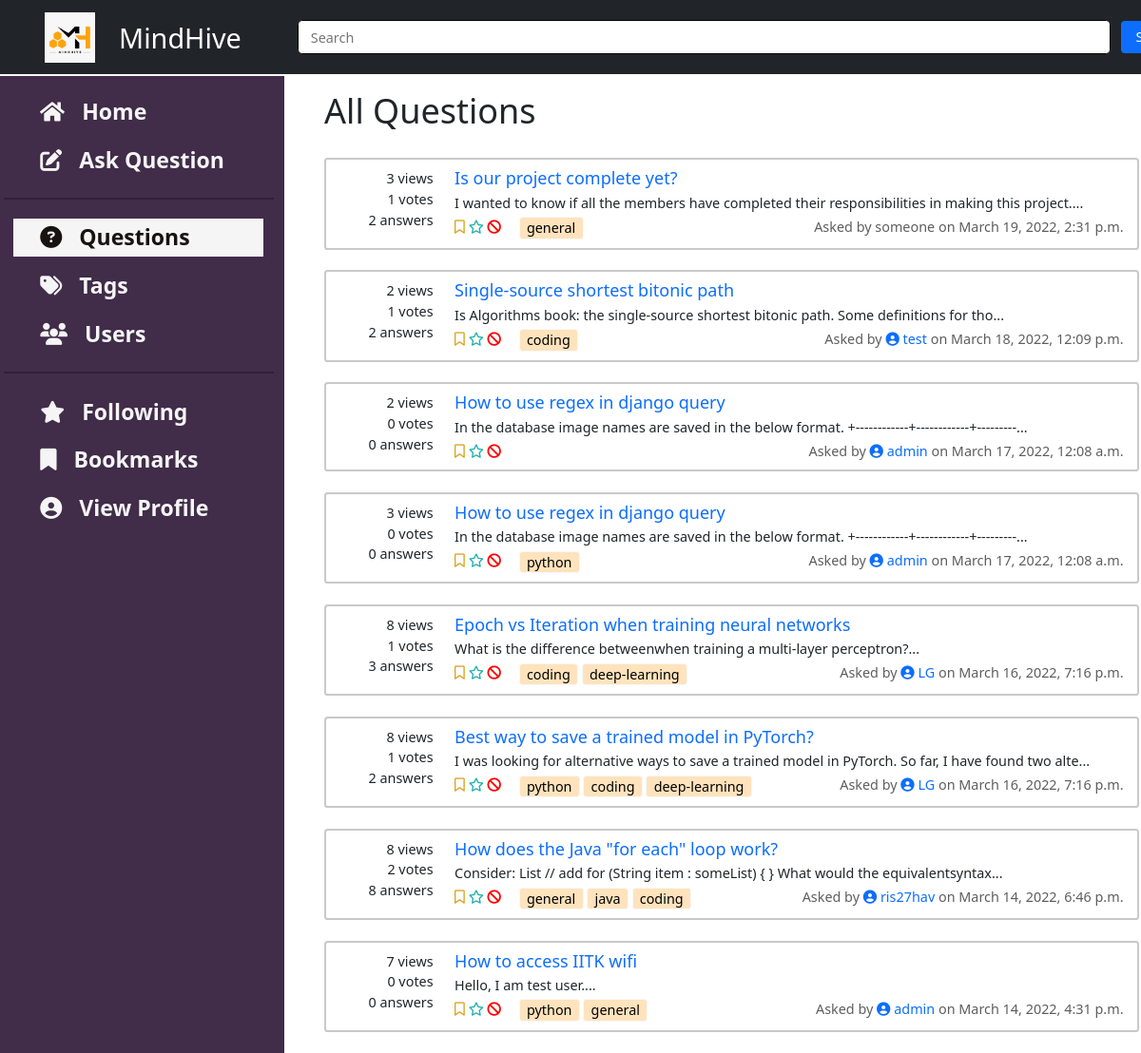
Page /home/questions on the committed database.
### questions/models.py (models this page shows, shortened)
class Question(Content):
    title = models.CharField(max_length=100)
    tags = models.ManyToManyField(to='tags.Tag', blank=True)
    viewedBy = models.ManyToManyField(to='users.User', related_name='viewedBy', blank=True)
    def get_votes(self):
        return self.likedBy.count() - self.dislikedBy.count()
    def get_summary_text(self):
        text = re.sub(r'<.*?>|&+.*;+', '', self.text)
        return text[:100] + '...'
    class Meta:
        ordering = ['-pub_date']

### home/models.py (models this page shows, shortened)
class Content(models.Model):
    text = RichTextField()
    author = models.ForeignKey(to='users.User', on_delete=models.SET_NULL, related_name='author', null=True)
    anonymous = models.BooleanField(default=False)
    pub_date = models.DateTimeField('date published', default=datetime.now())
    likedBy = models.ManyToManyField(to='users.User', related_name='likedBy', blank=True)
    dislikedBy = models.ManyToManyField(to='users.User', related_name='dislikedBy', blank=True)
    def get_author_name(self):
        if self.anonymous:
            return 'Anonymous User'
        else:
            return self.author.name
    def get_author_id(self):
        if self.anonymous:
            return 'Anonymous User'
        else:
            return self.author_id

### tags/models.py (models this page shows, shortened)
class Tag(models.Model):
    name = models.CharField(max_length=50)

### users/models.py (models this page shows, shortened)
class User(AbstractUser):
    username = models.CharField(max_length=20,blank=False)
    email = models.EmailField(
        verbose_name='email address',
        max_length=255,
        unique=True,
        blank=False,
    )
    name = models.CharField(max_length=20, blank=True, null=True)
    roll_no=models.CharField(max_length=8, blank=True, null=True)
    profile_image = models.ImageField(upload_to='profile_image', default='default.jpg')
    blocked = models.BooleanField(default=False)
    followingQuestions = models.ManyToManyField(to='questions.Question', related_name='users_following', blank=True)
    bookmarkQuestions = models.ManyToManyField(to='questions.Question', related_name='users_bookmarked', blank=True)
    favouriteTags = models.ManyToManyField(to='tags.Tag', blank=True)
    objects = UserInfoManager()
    USERNAME_FIELD = 'email'
    REQUIRED_FIELDS = ['username' ]

### home/views.py (the view)
# urls.py: path('questions', views.allQuestionsView, name='view_questions'),
def allQuestionsView(request):
    questions = Question.objects.all()
    return render(request, 'home/questions.html', {'questions' : questions})

### home/templates/home/questions.html (shortened to what this page needs)
{% extends 'questions_list.html' %}
{% block heading %}
All Questions
{% endblock %}

### templates/questions_list.html (shortened to what this page needs)
{% extends 'base.html' %}
{% block insert_content %}
<h1 class="container">
    {% block heading %}{% endblock %}
</h1>
<br>
<div class="container">
    {% if questions %}
    {%for question in questions%}
    <div class="card d-flex flex-row ">
        <div class="d-flex flex-column align-middle ques-stats">
            <span>{{question.viewedBy.count}} views</span>
            <span>{{question.get_votes}} votes</span>
            <span>{{question.answer_set.count}} answers</span>
        </div>
        <div class="d-flex flex-column">
            <a href="{% url 'questions:view_question' question_id=question.id %}" style="text-decoration: none;">
                <h5 style="margin-bottom: 4px;">{{question.title}}</h5>
            </a>
            <div style="margin-bottom: 4px;">{{question.get_summary_text}}</div>
            <div class="d-flex flex-row">
                <span>
                    <form class="follow-bookmark-form icon-only-buttons" style="display:inline">
                        <button type="submit" class="bookmark" name="action" , value="bookmark">
                            {% if user in question.users_bookmarked.all %}
                            <i class="fa-solid fa-bookmark"></i>
                            {% else %}
                            <i class="fa-regular fa-bookmark"></i>
                            {% endif %}
                        </button>
                        <button type="submit" class="follow" name="action" , value="follow">
                            {% if user in question.users_following.all %}
                            <i class="fa-solid fa-star"></i>
                            {% else %}
                            <i class="fa-regular fa-star"></i>
                            {% endif %}
                        </button>
                    </form>
                    <form class="icon-only-buttons" action="{% url 'questions:report' question.id %}" method="GET"
                        style="display:inline">
                        <button type="submit" name="id" , value={{question.id}}>
                            <i class="fa-solid fa-ban"></i>
                        </button>
                    </form>
                    {% for tag in question.tags.all %}
                    {% if tag in user.favouriteTags.all %}
                    <a class="btn btn-success" style="padding: 0px 8px;" href="{% url 'home:tags' tagname=tag.name%}" class="tag_questions">{{tag.name}}</a>
                    {% else %}
                    <a class="btn btn-light" style="padding: 0px 8px; background-color: rgb(255, 227, 189);" href="{% url 'home:tags' tagname=tag.name%}"
                        class="tag_questions">{{tag.name}}</a>
                    {% endif %}
                    {% endfor %}
                </span>
                <div class="text-right" style="position: absolute; right: 16px; color: rgb(94, 94, 94);">Asked by
                    {% if question.get_author_name == 'Anonymous User' %}
                    someone
                    {% else %}
                    <a href="{% url 'users:view_user' pk=question.get_author_id %}" style="text-decoration: none;">
                        <i class="fa-solid fa-circle-user"></i>
                        {{question.author.username}}
                    </a>
                    {% endif %}
                    on {{question.pub_date}}
                </div>
            </div>
        </div>
    </div>
    <br />
    {%endfor%}
    {% else %}
    <h2>
        {% block empty_message %}
        No questions to display.
        {% endblock %}
    </h2>
    {% endif %}
</div>
{% endblock %}

### templates/base.html (shortened to what this page needs)
<!DOCTYPE html>
<html lang="en">
{% load static %}
{% load crispy_forms_tags %}
<head>
    <link href="https://cdn.jsdelivr.net/npm/bootstrap@5.1.3/dist/css/bootstrap.min.css" rel="stylesheet"
>
    <link rel="stylesheet" href="https://cdnjs.cloudflare.com/ajax/libs/font-awesome/4.7.0/css/font-awesome.min.css">
    <link href="{% static 'css/master.css'%}" rel="stylesheet" />
</head>
<body id="page-top">
    <nav class="navbar navbar-expand-lg navbar-dark bg-dark fixed-top" id="mainNav">
        <div class="container px-4">
            <a href="{% url 'home:view_home'%}" id="logo">
                <img src="{% static 'media/icon.jpg' %}" alt="MindHive" class="logo-img">
            </a>
            <a class="navbar-brand" href="#page-top">MindHive</a>
            <div class="collapse navbar-collapse" id="navbarResponsive">
                <ul class="navbar-nav ms-auto">
                    <form class="inline-block" method=get action="{% url  'home:search_results' %}">
                        <input class="form-input" type="search" placeholder="Search" aria-placeholder="Search"
                            name="searched" id="search-input">
                        <input type="submit" class="btn btn-fill btn-primary" value=" Search " id="search">
                    </form>
                    <li class="nav-item">
                        <div class="dropdown">
                        </div>
                    </li>
                    <li class="nav-item">
                        <div class="dropdown">
                        </div>
                    </li>
            </div>
        </div>
    </nav>
    <div class='container' id="left">
        <a href="{% url 'home:view_home'%}" class="sect">
            <div class="comp" id="homeButton">
                <i class="fa fa-home"></i>
                &nbsp; Home
            </div>
        </a>
        <a href="{% url 'questions:add_question'%}" class="sect">
            <div class="comp" id="askButton">
                <i class="fa-solid fa-pen-to-square"></i>
                &nbsp; Ask Question
            </div>
        </a>
        <hr color="white" style="border: 0.5px solid rgb(0, 0, 0);" />
        <a href="{% url 'home:view_questions' %}" class="sect">
            <div class="comp" id="questionButton">
                <i class="fa-solid fa-circle-question"></i>
                &nbsp; Questions
            </div>
        </a>
        <a href="{% url 'users:addtags' %}" class="sect">
            <div class="comp" id="tagsButton">
                <i class="fa-solid fa-tags"></i>
                &nbsp; Tags
            </div>
        </a>
        <a href="#" class="sect">
            <div class="comp" id="usersButton">
                <i class="fa-solid fa-users"></i>
                &nbsp; Users
            </div>
        </a>
        <hr color="white" style="border: 0.5px solid rgb(0, 0, 0);" />
        <a href="{%url 'home:following'%}" class="sect">
            <div class="comp" id="followingButton">
                <i class="fa-solid fa-star"></i>
                &nbsp; Following
            </div>
        </a>
        <a href="{%url 'home:bookmarks'%}" class="sect">
            <div class="comp" id="bookmarksButton">
                <i class="fa-solid fa-bookmark"></i>
                &nbsp; Bookmarks
            </div>
        </a>
        <a href="{% url 'users:view_user' user.id%}" class="sect">
            <div class="comp" id="profileButton">
                <i class="fa-solid fa-circle-user"></i>
                &nbsp; View Profile
            </div>
        </a>
    </div>
    <div class="content container">
        {% block insert_content %}{% endblock %}
    </div>
</body>
</html>

### static/css/master.css (style rules this page uses)
* { margin: 0; padding: 0; }
html { scroll-behavior: smooth; zoom: 90%; }
:root { --navbar-height: 59px; }
#logo { color: white; display: flex; padding: 3px 22px; border-radius: 20px; text-decoration: none; }
.logo-img { height: 59px; margin: 3px 6px; }
.inline-block { display: block; width: 950px; height: 40px; }
.form-input { float: none; display: block; text-align: left; width: 100%; margin: 0; padding: 14px; border: 1px solid black; height: 40px; }
.dropdown { display: flex; right: 72px; top: 23px; margin-right: 10px; }
#search { left: 1310px; position: absolute; top: 24.5px; }
#left { position: fixed; float: left; width: 340px; height: 100%; display: flex; flex-direction: column; padding-top: 1%; margin-top: 89px; margin-left: -0.6%; background-color: #412c49; }
#left a { text-decoration: none; text-align: left; font-size: 1.6rem; color: #171313; }
.sect { margin: 6px 12px; padding: 6px 13px; }
.comp { margin: -3px 8px; padding: 0px 10px; font-weight: bold; color: whitesmoke; transition-duration: 0.4s; }
.comp:hover, .sect.active, .sect.active div { color: #171313; background-color: whitesmoke; }
.navbar > .container, .navbar > .container-fluid { margin-left: 0px; }
.navbar-brand { font-size: xx-large; }
input[type="search"] { margin-left: 50px; border-radius: 5px; }
.content { position: absolute; top: 105px; left: 355px; min-width: 100px !important; max-width: 1000px !important; }
.icon-only-buttons button { background-color: transparent; border: none; color: black; padding: 0; margin: 0; }
.icon-only-buttons .fa-ban { color: rgb(255, 0, 0); }
.icon-only-buttons .fa-bookmark { color: goldenrod; }
.icon-only-buttons .fa-star { color: lightseagreen; }
.card { padding: 10px; border: 3px solid rgb(201, 201, 201); }
.ques-stats span { width: 25%; min-width: 140px; text-align: right; padding-right: 25px; }

### rows in the picture
Question: viewedBy.count "3", get_votes "1", answer_set.count "2", title "Is our project complete yet?", get_summary_text "I wanted to know if all the members have completed their responsibilities in making this project....", shows "someone", pub_date "March 19, 2022, 2:31 p.m."
Tag: name "general"
Question: viewedBy.count "2", get_votes "1", answer_set.count "2", title "Single-source shortest bitonic path", get_summary_text "Is Algorithms book: the single-source shortest bitonic path. Some definitions for tho...", author.username "test", pub_date "March 18, 2022, 12:09 p.m."
Tag: name "coding"
Question: viewedBy.count "2", get_votes "0", answer_set.count "0", title "How to use regex in django query", get_summary_text "In the database image names are saved in the below format. +------------+------------+---------...", author.username "admin", pub_date "March 17, 2022, 12:08 a.m."
Question: viewedBy.count "3", get_votes "0", answer_set.count "0", title "How to use regex in django query", get_summary_text "In the database image names are saved in the below format. +------------+------------+---------...", author.username "admin", pub_date "March 17, 2022, 12:08 a.m."
Tag: name "python"
Question: viewedBy.count "8", get_votes "1", answer_set.count "3", title "Epoch vs Iteration when training neural networks", get_summary_text "What is the difference betweenwhen training a multi-layer perceptron?...", author.username "LG", pub_date "March 16, 2022, 7:16 p.m."
Tag: name "deep-learning"
Question: viewedBy.count "8", get_votes "1", answer_set.count "2", title "Best way to save a trained model in PyTorch?", get_summary_text "I was looking for alternative ways to save a trained model in PyTorch. So far, I have found two alte...", author.username "LG", pub_date "March 16, 2022, 7:16 p.m."
Question: viewedBy.count "8", get_votes "2", answer_set.count "8", title "How does the Java \"for each\" loop work?", get_summary_text "Consider: List // add for (String item : someList) { } What would the equivalentsyntax...", author.username "ris27hav", pub_date "March 14, 2022, 6:46 p.m."
Tag: name "java"
Question: viewedBy.count "7", get_votes "0", answer_set.count "0", title "How to access IITK wifi", get_summary_text "Hello, I am test user....", author.username "admin", pub_date "March 14, 2022, 4:31 p.m."
